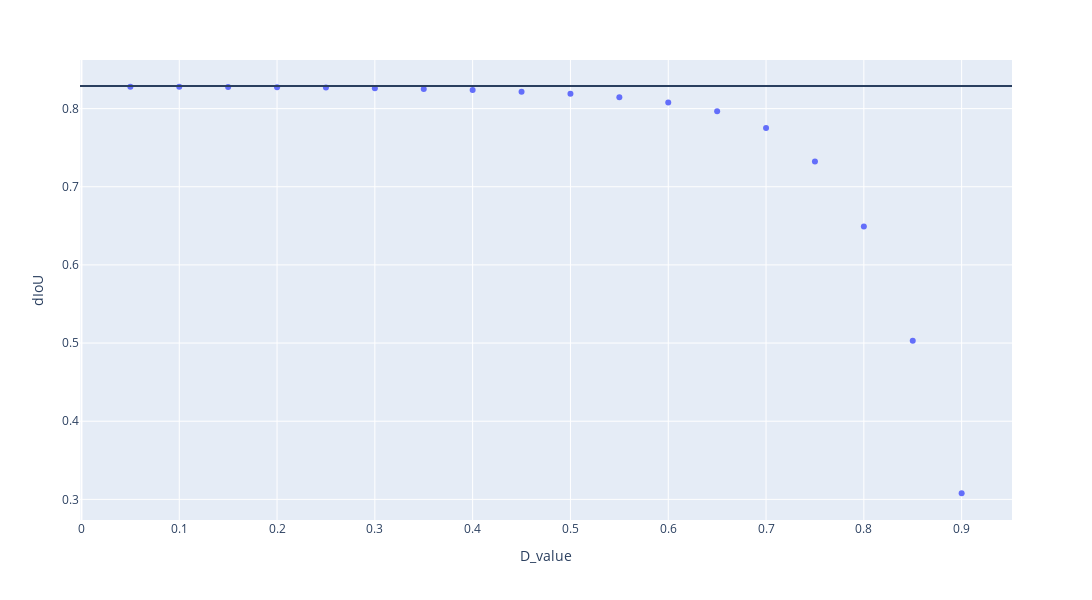

Notebook code for this chart:
### Code cell
fig = px.scatter(df, x="D_value", y="dIoU", width=1200, height=600)
fig.add_hline(y=0.829)
fig.show()

### Figure 1 — Plotly figure (JSON) as saved in the notebook; plotly's stock layout.template omitted (floating-point values rounded to 4 significant figures)
{"data": [{"hovertemplate": "D_value=%{x}<br>dIoU=%{y}<extra></extra>", "legendgroup": "", "marker": {"color": "#636efa", "symbol": "circle"}, "mode": "markers", "name": "", "orientation": "v", "showlegend": false, "type": "scatter", "x": [0.05, 0.1, 0.15, 0.2, 0.25, 0.3, 0.35, 0.4, 0.45, 0.5, 0.55, 0.6, 0.65, 0.7, 0.75, 0.8, 0.85, 0.9], "xaxis": "x", "y": [0.828, 0.828, 0.8277, 0.8275, 0.8269, 0.8262, 0.8252, 0.8238, 0.8217, 0.8189, 0.8147, 0.8078, 0.7968, 0.7751, 0.7325, 0.6492, 0.503, 0.3078], "yaxis": "y"}], "layout": {"height": 600, "legend": {"tracegroupgap": 0}, "margin": {"t": 60}, "shapes": [{"type": "line", "x0": 0, "x1": 1, "xref": "x domain", "y0": 0.829, "y1": 0.829, "yref": "y"}], "width": 1200, "xaxis": {"anchor": "y", "domain": [0, 1], "title": {"text": "D_value"}}, "yaxis": {"anchor": "x", "domain": [0, 1], "title": {"text": "dIoU"}}}}
